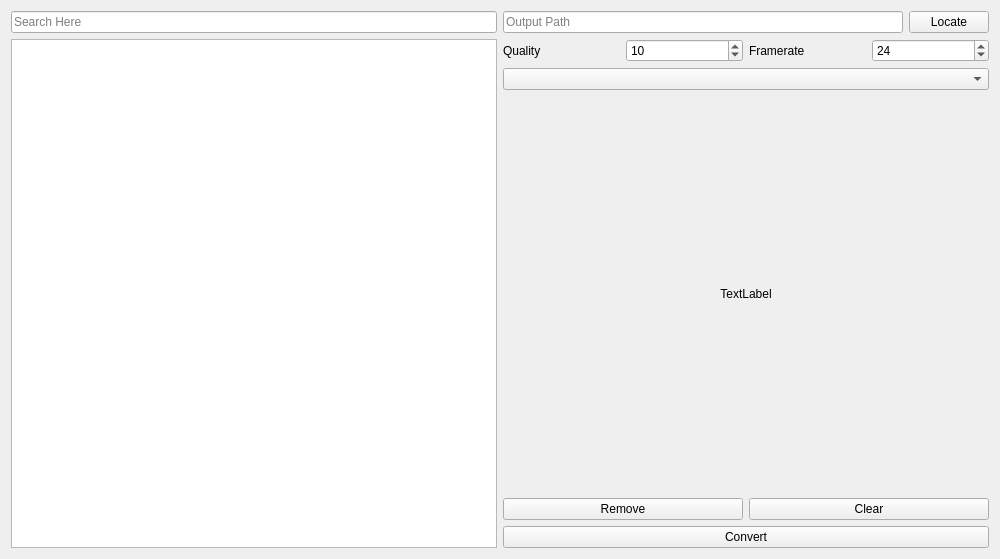
<?xml version="1.0" encoding="UTF-8"?>
<ui version="4.0">
 <class>Form</class>
 <widget class="QWidget" name="Form">
  <property name="geometry">
   <rect>
    <x>0</x>
    <y>0</y>
    <width>1000</width>
    <height>559</height>
   </rect>
  </property>
  <property name="windowTitle">
   <string>Form</string>
  </property>
  <layout class="QGridLayout" name="gridLayout_2">
   <item row="0" column="0">
    <layout class="QGridLayout" name="gridLayout">
     <item row="0" column="0">
      <layout class="QGridLayout" name="gridLayout_available">
       <item row="1" column="0">
        <widget class="QTableView" name="tableView_available"/>
       </item>
       <item row="0" column="0">
        <widget class="QLineEdit" name="lineEdit_availableSearch">
         <property name="placeholderText">
          <string>Search Here</string>
         </property>
        </widget>
       </item>
       <item row="0" column="1" rowspan="2">
        <layout class="QGridLayout" name="gridLayout_data">
         <item row="0" column="0">
          <layout class="QGridLayout" name="gridLayout_output">
           <item row="0" column="1">
            <widget class="QPushButton" name="pushButton_locateOutput">
             <property name="text">
              <string>Locate</string>
             </property>
            </widget>
           </item>
           <item row="0" column="0">
            <widget class="QLineEdit" name="lineEdit_output">
             <property name="placeholderText">
              <string>Output Path</string>
             </property>
            </widget>
           </item>
          </layout>
         </item>
         <item row="1" column="0">
          <layout class="QGridLayout" name="gridLayout_properties">
           <item row="0" column="4">
            <widget class="QSpinBox" name="spinBox_framerate">
             <property name="sizePolicy">
              <sizepolicy hsizetype="Preferred" vsizetype="Fixed">
               <horstretch>0</horstretch>
               <verstretch>0</verstretch>
              </sizepolicy>
             </property>
             <property name="toolTip">
              <string>1 = good 31 = poor</string>
             </property>
             <property name="statusTip">
              <string/>
             </property>
             <property name="layoutDirection">
              <enum>Qt::LayoutDirection::LeftToRight</enum>
             </property>
             <property name="autoFillBackground">
              <bool>false</bool>
             </property>
             <property name="wrapping">
              <bool>false</bool>
             </property>
             <property name="frame">
              <bool>true</bool>
             </property>
             <property name="buttonSymbols">
              <enum>QAbstractSpinBox::ButtonSymbols::UpDownArrows</enum>
             </property>
             <property name="showGroupSeparator" stdset="0">
              <bool>false</bool>
             </property>
             <property name="suffix">
              <string/>
             </property>
             <property name="minimum">
              <number>1</number>
             </property>
             <property name="maximum">
              <number>31</number>
             </property>
             <property name="value">
              <number>24</number>
             </property>
             <property name="displayIntegerBase">
              <number>10</number>
             </property>
            </widget>
           </item>
           <item row="0" column="3">
            <widget class="QLabel" name="label_framerate">
             <property name="sizePolicy">
              <sizepolicy hsizetype="Preferred" vsizetype="Preferred">
               <horstretch>0</horstretch>
               <verstretch>0</verstretch>
              </sizepolicy>
             </property>
             <property name="text">
              <string>Framerate</string>
             </property>
            </widget>
           </item>
           <item row="0" column="2">
            <widget class="QSpinBox" name="spinBox_qualityLevel">
             <property name="sizePolicy">
              <sizepolicy hsizetype="Preferred" vsizetype="Fixed">
               <horstretch>0</horstretch>
               <verstretch>0</verstretch>
              </sizepolicy>
             </property>
             <property name="toolTip">
              <string>1 = good 31 = poor</string>
             </property>
             <property name="statusTip">
              <string/>
             </property>
             <property name="layoutDirection">
              <enum>Qt::LayoutDirection::LeftToRight</enum>
             </property>
             <property name="autoFillBackground">
              <bool>false</bool>
             </property>
             <property name="wrapping">
              <bool>false</bool>
             </property>
             <property name="frame">
              <bool>true</bool>
             </property>
             <property name="buttonSymbols">
              <enum>QAbstractSpinBox::ButtonSymbols::UpDownArrows</enum>
             </property>
             <property name="showGroupSeparator" stdset="0">
              <bool>false</bool>
             </property>
             <property name="suffix">
              <string/>
             </property>
             <property name="minimum">
              <number>1</number>
             </property>
             <property name="maximum">
              <number>31</number>
             </property>
             <property name="value">
              <number>10</number>
             </property>
             <property name="displayIntegerBase">
              <number>10</number>
             </property>
            </widget>
           </item>
           <item row="0" column="1">
            <widget class="QLabel" name="label_qualityLevel">
             <property name="sizePolicy">
              <sizepolicy hsizetype="Preferred" vsizetype="Preferred">
               <horstretch>0</horstretch>
               <verstretch>0</verstretch>
              </sizepolicy>
             </property>
             <property name="text">
              <string>Quality</string>
             </property>
            </widget>
           </item>
           <item row="1" column="1" colspan="4">
            <widget class="QComboBox" name="comboBox_preset"/>
           </item>
          </layout>
         </item>
         <item row="2" column="0">
          <layout class="QGridLayout" name="gridLayout_preview">
           <item row="0" column="0">
            <widget class="QLabel" name="label_preview">
             <property name="sizePolicy">
              <sizepolicy hsizetype="Preferred" vsizetype="Preferred">
               <horstretch>0</horstretch>
               <verstretch>0</verstretch>
              </sizepolicy>
             </property>
             <property name="text">
              <string>TextLabel</string>
             </property>
             <property name="alignment">
              <set>Qt::AlignmentFlag::AlignCenter</set>
             </property>
            </widget>
           </item>
          </layout>
         </item>
         <item row="3" column="0">
          <layout class="QGridLayout" name="gridLayout_convert">
           <item row="0" column="1">
            <widget class="QPushButton" name="pushButton_clearFolder">
             <property name="text">
              <string>Clear</string>
             </property>
            </widget>
           </item>
           <item row="0" column="0">
            <widget class="QPushButton" name="pushButton_removeFolder">
             <property name="text">
              <string>Remove</string>
             </property>
            </widget>
           </item>
           <item row="1" column="0" colspan="2">
            <widget class="QPushButton" name="pushButton_convert">
             <property name="text">
              <string>Convert</string>
             </property>
            </widget>
           </item>
          </layout>
         </item>
        </layout>
       </item>
      </layout>
     </item>
    </layout>
   </item>
  </layout>
 </widget>
 <resources/>
 <connections/>
</ui>
